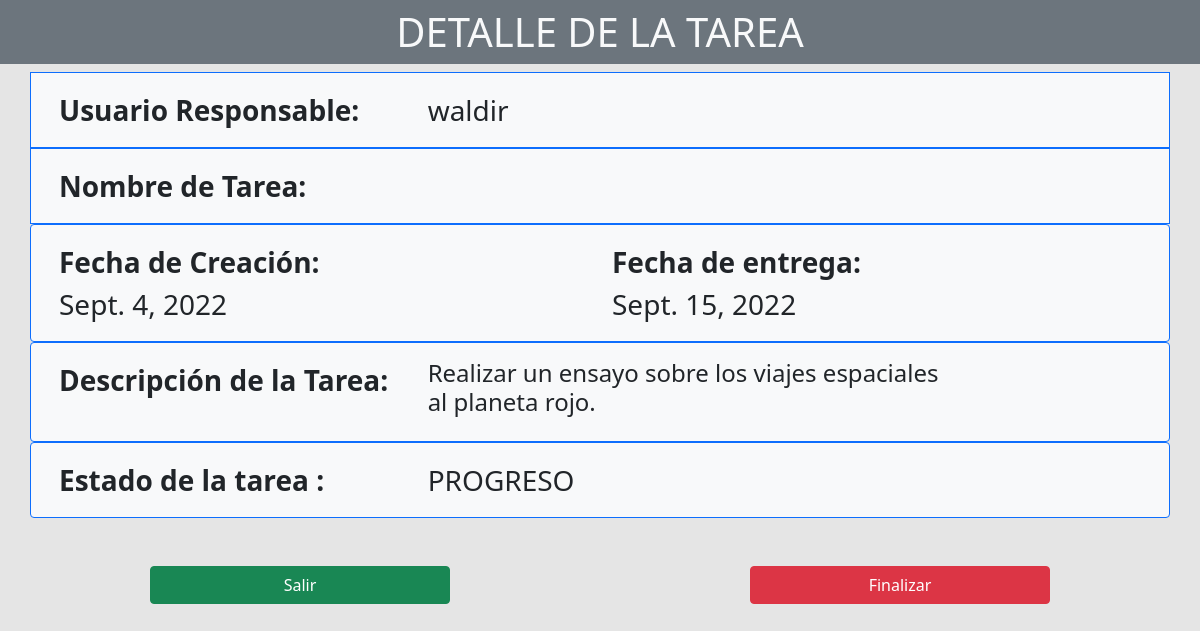
Before: /detalle/2 with the older database file.
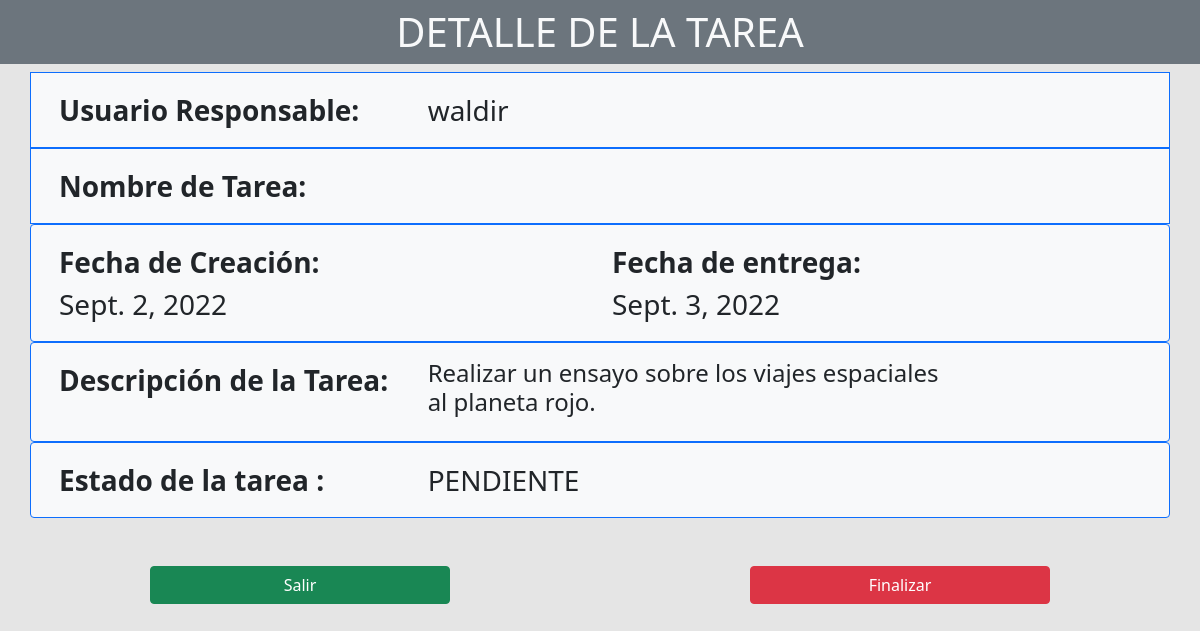
After: the same page with the newer database file.
### gestion_tareas/models.py (models this page shows)
class tarea(models.Model):
    nombre_tarea = models.CharField(max_length=50,default='')
    descripcion = models.CharField(max_length=500, default='')
    fecha_de_creacion = models.DateField(default=datetime.date.today)
    fecha_entrega = models.DateField(default=datetime.date.today)
    usuario_responsable = models.CharField(max_length=128 , default='')
    estado_dela_tarea  =models.CharField(max_length=32 , default='PROGRESO')

### gestion_tareas/views.py (the view)
# urls.py: path('detalle/<int:tareas_id>', views.detalle, name='vista_detallada'),
def detalle(request,tareas_id):
    tareas_info = tarea.objects.get(id = tareas_id)
    if request.method == 'POST':
        tareas_info.estado_dela_tarea = 'FINALIZADA'
        tareas_info.save()
        return HttpResponseRedirect(reverse('gestion_tareas:dashboard'))
    return render(request, 'gestion_tareas/vista_detallada.html',{'tarea_detalle': tareas_info})

### gestion_tareas/templates/gestion_tareas/vista_detallada.html (shortened to what this page needs)
<!DOCTYPE html>
<html lang="en">
<head>
    <link href="https://cdn.jsdelivr.net/npm/bootstrap@5.0.2/dist/css/bootstrap.min.css" rel="stylesheet">
</head>
<body style="background-color: rgba(0,0,0, 0.1); height: 100vh;" >
    <h1 class="py-2 bg-secondary text-center text-light">DETALLE DE LA TAREA</h1>
    <div class="container fs-3"  >
        <form action="{% url 'gestion_tareas:vista_detallada' tarea_detalle.id %}" method="post">
            <div class="row p-3 border border-primary bg-light">
                <div class="col-md-4 ml-auto fw-bold">
                    Usuario Responsable:
                </div>
                <div class="col-md-6">
                    {{ tarea_detalle.usuario_responsable }}
                </div>
            </div>
            <div class="row p-3 border border-primary bg-light">
                <div class="col-md-4 ml-auto fw-bold">
                    Nombre de Tarea:
                </div>
                <div class="col-md-6">
                </div>
            </div>
            <div class="row p-3 border border-primary rounded bg-light">
                <div class="col-md-6 ">
                    <div class="col-md-6 fw-bold">Fecha de Creación:</div>
                    <div class="col-md-6">{{ tarea_detalle.fecha_de_creacion }}</div>
                </div>
                <div class="col-md-6 ">
                    <div class="col-md-6 fw-bold ">Fecha de entrega: </div>
                    <div class="col-md-6 ">{{ tarea_detalle.fecha_entrega }}</div>
                </div>
            </div>
           <div class="row p-3 border border-primary rounded bg-light">
            <div class="col-md-4 fw-bold">Descripción de la Tarea:</div>
            <div class="col-md-6">
                <h4>{{ tarea_detalle.descripcion }}</h4></div>
           </div>
            <div class="row p-3 border border-primary rounded bg-light">
                <div class="col-md-4 fw-bold">Estado de la tarea : </div>
                <div  class="col-md-6">{{ tarea_detalle.estado_dela_tarea }}</div>
            </div>
        </div >
            <div class="col d-flex justify-content-around mt-5  pb-4">
                <a class="col-3 btn btn-success float-start" href="/dashboard">Salir</a>
                <button type="submit" class="col-3 btn btn-danger float-start">Finalizar</button>
            </div>
</body>
</html>

Changed rows visible on the page:
changed tarea "waldir": fecha_de_creacion "Sept. 4, 2022" → "Sept. 2, 2022"; fecha_entrega "Sept. 15, 2022" → "Sept. 3, 2022"; estado_dela_tarea "PROGRESO" → "PENDIENTE"
